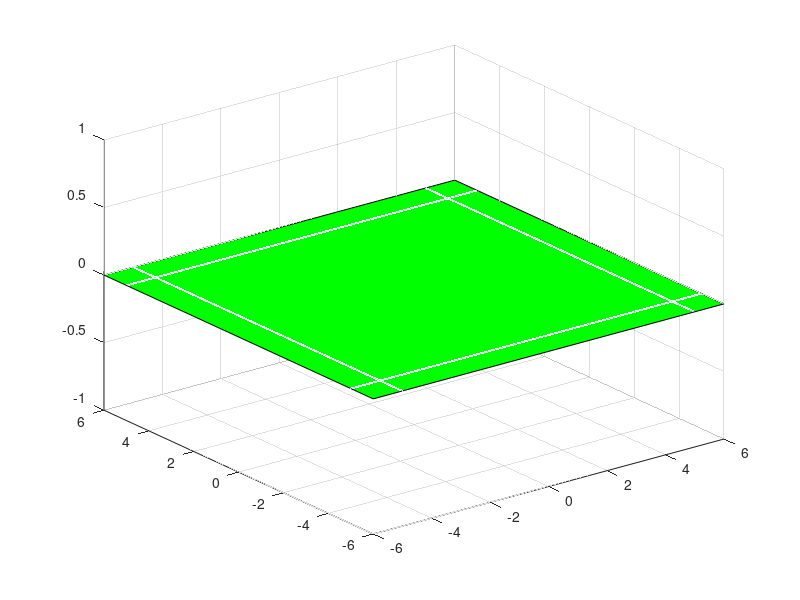

This figure's MATLAB source: (Note: this script raises an error after producing the figure.)
% This is the top script that will run ROSnode and call all the functions



%% 1. Initializing


%% 2. Run ROS Node


%% 3. Create 4 Camera Objects


%% 4. Receive camera data


%% 5. Pass the frame data from ROS to camera objects


%% 6. Compute the line equations from all objects


%% 7. Find the closest point of all four lines


%% 8. %% %% Apply Kalman Filtering on the found data.


%% 9. Go back to 2nd step




%% Plotting Below:

t = -6:0.01:6;

figure(1);
grid on; hold on; view(3);
plot3(0.*t+5,t,0.*t,'b');
plot3(0.*t-5,t,0.*t,'b');
plot3(t,0.*t+5,0.*t,'b');
plot3(t,0.*t-5,0.*t,'b');
fill3([-6,6,6,-6],[-6,-6,6,6],[0,0,0,0],'g');
alpha(0.3);
cams = stem3(0,0,0,'--blacksquare','filled');
set(cams,'xdata',[-5,-5,5,5],'ydata',[-5,5,-5,5],'zdata',[2,2,2,2]);
zlim([0 3]); xlim([-6 6]); ylim([-6 6]);

